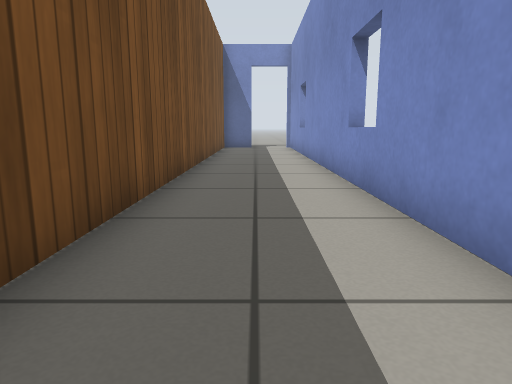
[1] (above)

16 first-person views from a walk through a robot-simulator world made for Gazebo. The camera is 0.5 m above the floor, tilts 10° down and sees 70° across. The floor is counted in squares, 0.5 m on a side. Each view is taken from the middle of a square. On the plan, view 1 faces up. The plan holds only what a view shows up to about 13 squares ahead; the rest is blank. Gazebo's built-in surfaces are drawn with simple patterns.

[2]
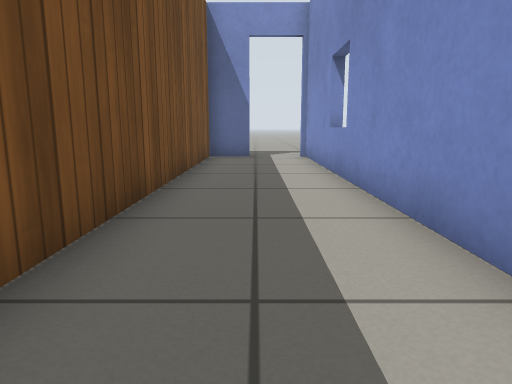

[3]
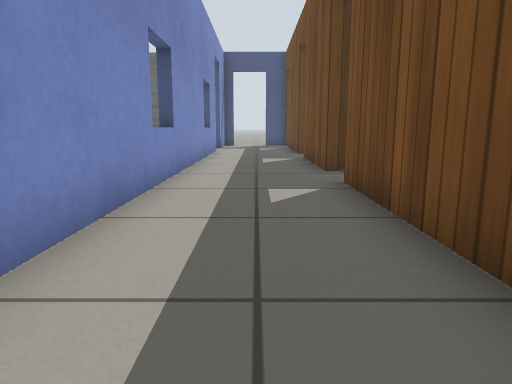

[4]
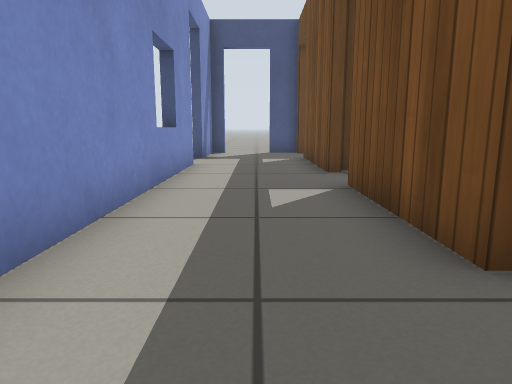

[5]
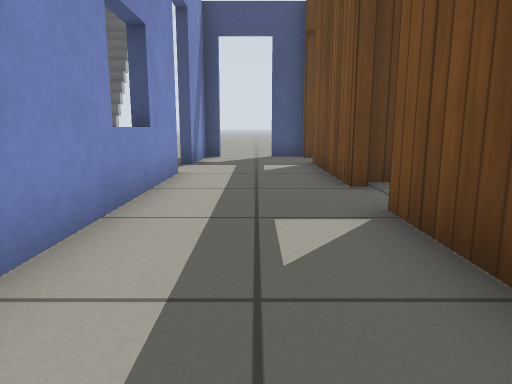

[6]
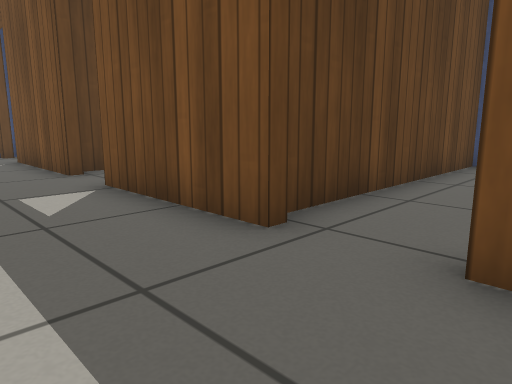

[7]
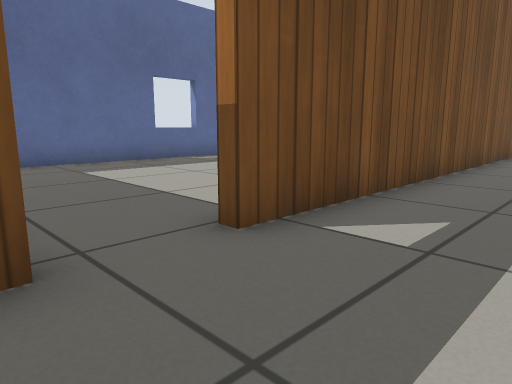

[8]
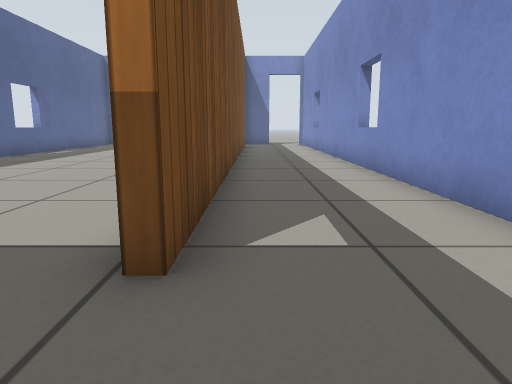

[9]
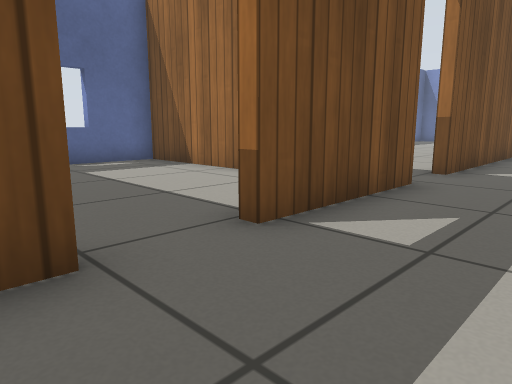

[10]
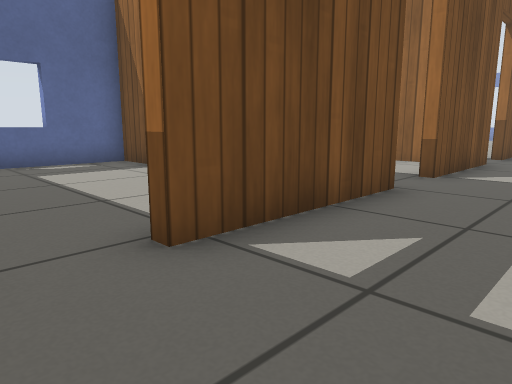

[11]
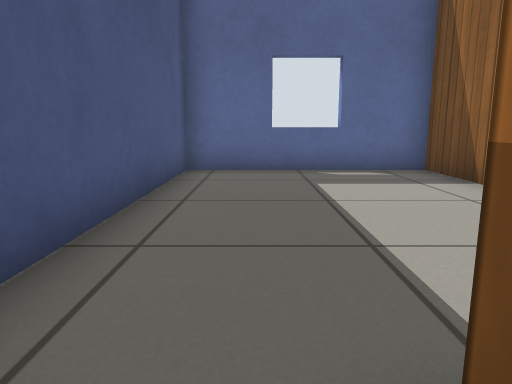

[12]
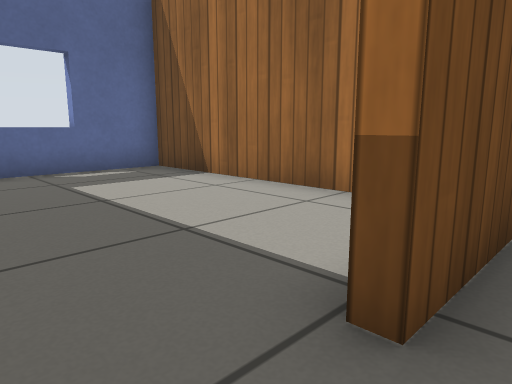

[13]
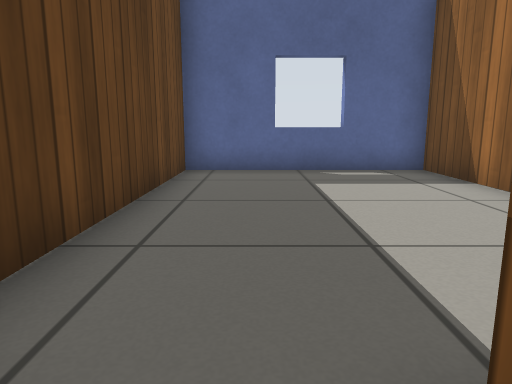

[14]
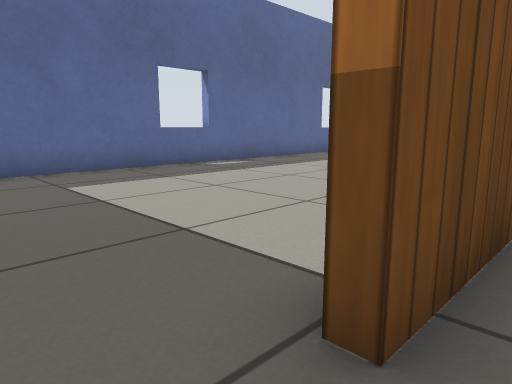

[15]
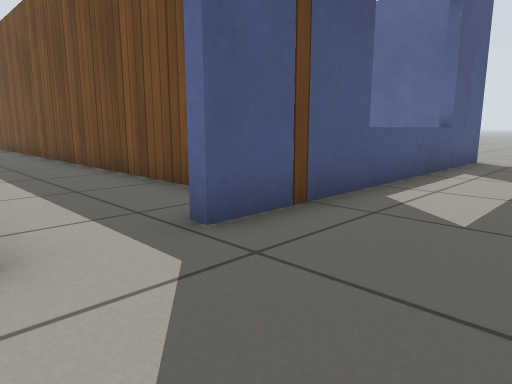

[16]
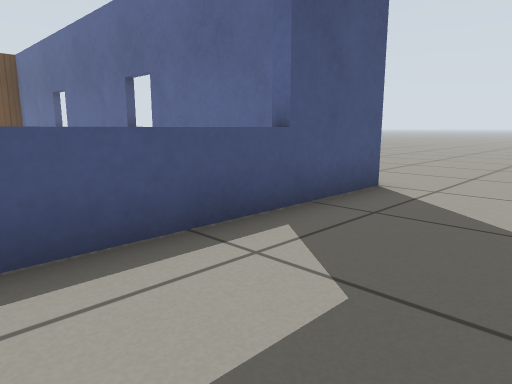

### Floor plan
Points are (right, up) in squares from view 1. A wall is a line through its corners. A room is listed if a view was taken in it or the views show most of it. See-through windows are left out.
Room 1 (views 1, 2, 3, 4, 5, 6, 7, 8, 9, 10, 11, 12, 13, 14)
walls: (-1.6, -2.4) (-1.6, -6.4); (-1.6, -8.1) (-1.6, -12.4); (1.7, -10.1) (1.7, 19.1); (-1.6, -14.2) (-1.6, -14.6) (-0.5, -14.6); (1.1, -14.6) (1.7, -14.6) (1.7, -11.9); (-0.1, 18.8) (-1.6, 18.8) (-1.6, -0.6)
ways out: open door at (0.5, -15) to room 2; open door at (0.5, 19) to room 2; open door at (2, -11) to room 2; open door at (-2, -7.5) to room 3; open door at (-2, -13.5) to room 4; open door at (-2, -1.5)
Room 2 (views 15, 16)
walls: (-10, 19.1) (-0.1, 19.1)
ways out: open door at (0.5, -15) to room 1; open door at (0.5, 19) to room 1; open door at (2, -11) to room 1
objects: stairs (4, -14) to (5, -13)
Room 3 (no view inside)
walls: (-5.5, -3) (-9.7, -3) (-9.7, -8.7) (-2, -8.7); (-3.1, -3) (-4, -3)
ways out: open door at (-2, -7.5) to room 1
Room 4 (no view inside)
walls: (-3.9, -9) (-9.7, -9) (-9.7, -14.6) (-2, -14.6)
ways out: open door at (-2, -13.5) to room 1

Positions as (right, up) in squares from view 1, and headings:
1: (0, 0), facing up
2: (0, 6), facing up
3: (0, 6), facing down
4: (0, 0), facing down
5: (0, -2), facing down
6: (1, 0), facing down-left
7: (1, -3), facing up-left
8: (-1, -3), facing up
9: (1, -9), facing up-left
10: (1, -14), facing up-left
11: (-1, -13), facing left
12: (-1, -14), facing up-left
13: (-1, -7), facing left
14: (-1, -2), facing up-left
15: (2, 22), facing down-left
16: (-4, 22), facing down-left
